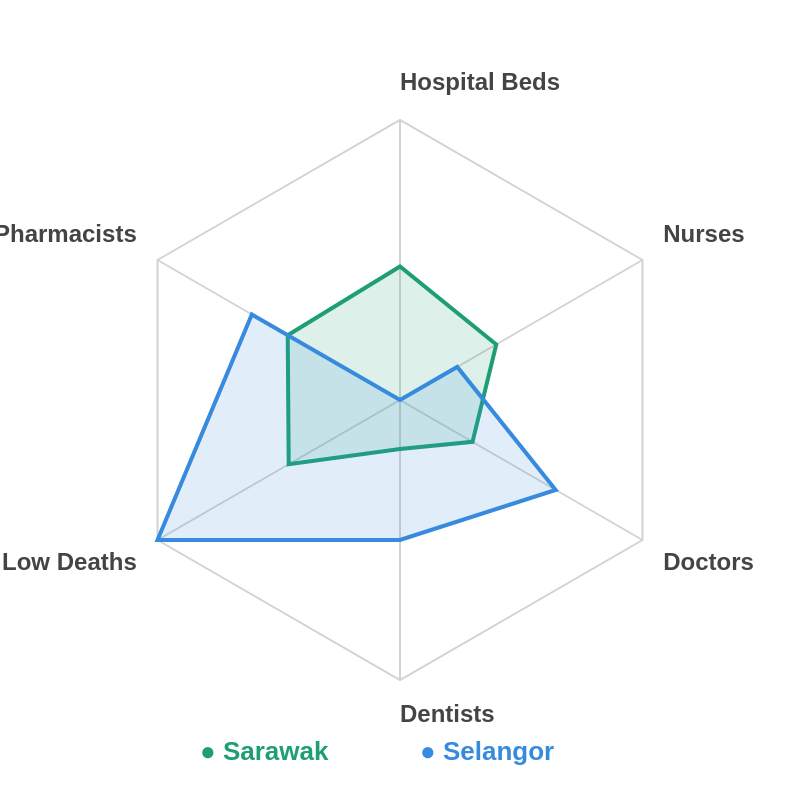

Vega-Lite specification for this chart:
### Vega specification from a JSON file in a GitHub repository (floating-point values rounded to 4 significant figures)
{"$schema": "https://vega.github.io/schema/vega/v6.json", "width": 400, "height": 400, "padding": 60, "autosize": {"type": "none", "contains": "padding"}, "signals": [{"name": "radius", "update": "width / 2"}], "data": [{"name": "table", "values": [{"key": "Pharmacists", "value": 0.463, "category": 0}, {"key": "Hospital Beds", "value": 0.477, "category": 0}, {"key": "Nurses", "value": 0.397, "category": 0}, {"key": "Doctors", "value": 0.299, "category": 0}, {"key": "Dentists", "value": 0.175, "category": 0}, {"key": "Low Deaths", "value": 0.459, "category": 0}, {"key": "Pharmacists", "value": 0.611, "category": 1}, {"key": "Hospital Beds", "value": 0.0, "category": 1}, {"key": "Nurses", "value": 0.236, "category": 1}, {"key": "Doctors", "value": 0.642, "category": 1}, {"key": "Dentists", "value": 0.5, "category": 1}, {"key": "Low Deaths", "value": 1.0, "category": 1}]}, {"name": "keys", "source": "table", "transform": [{"type": "aggregate", "groupby": ["key"]}]}], "scales": [{"name": "angular", "type": "point", "range": {"signal": "[-PI, PI]"}, "padding": 0.5, "domain": {"data": "table", "field": "key"}}, {"name": "radial", "type": "linear", "range": {"signal": "[0, radius]"}, "zero": true, "nice": false, "domain": [0, 1], "domainMin": 0}, {"name": "color", "type": "ordinal", "domain": [0, 1], "range": ["#1D9E75", "#378ADD"]}], "encode": {"enter": {"x": {"signal": "radius"}, "y": {"signal": "radius"}}}, "marks": [{"type": "group", "name": "categories", "zindex": 1, "from": {"facet": {"data": "table", "name": "facet", "groupby": ["category"]}}, "marks": [{"type": "line", "name": "category-line", "from": {"data": "facet"}, "encode": {"enter": {"interpolate": {"value": "linear-closed"}, "x": {"signal": "scale('radial', datum.value) * cos(scale('angular', datum.key))"}, "y": {"signal": "scale('radial', datum.value) * sin(scale('angular', datum.key))"}, "stroke": {"scale": "color", "field": "category"}, "strokeWidth": {"value": 2}, "fill": {"scale": "color", "field": "category"}, "fillOpacity": {"value": 0.15}}}}]}, {"type": "rule", "name": "radial-grid", "from": {"data": "keys"}, "zindex": 0, "encode": {"enter": {"x": {"value": 0}, "y": {"value": 0}, "x2": {"signal": "radius * cos(scale('angular', datum.key))"}, "y2": {"signal": "radius * sin(scale('angular', datum.key))"}, "stroke": {"value": "lightgray"}, "strokeWidth": {"value": 1}}}}, {"type": "text", "name": "key-label", "from": {"data": "keys"}, "zindex": 1, "encode": {"enter": {"x": {"signal": "(radius + 12) * cos(scale('angular', datum.key))"}, "y": {"signal": "(radius + 12) * sin(scale('angular', datum.key))"}, "text": {"field": "key"}, "align": [{"test": "abs(scale('angular', datum.key)) > PI / 2", "value": "right"}, {"value": "left"}], "baseline": [{"test": "scale('angular', datum.key) > 0", "value": "top"}, {"test": "scale('angular', datum.key) == 0", "value": "middle"}, {"value": "bottom"}], "fill": {"value": "#444444"}, "fontSize": {"value": 12}, "fontWeight": {"value": "bold"}}}}, {"type": "line", "name": "outer-line", "from": {"data": "radial-grid"}, "encode": {"enter": {"interpolate": {"value": "linear-closed"}, "x": {"field": "x2"}, "y": {"field": "y2"}, "stroke": {"value": "lightgray"}, "strokeWidth": {"value": 1}}}}, {"type": "text", "encode": {"enter": {"x": {"value": -100}, "y": {"signal": "radius + 40"}, "text": {"value": "● Sarawak"}, "fill": {"value": "#1D9E75"}, "fontSize": {"value": 13}, "fontWeight": {"value": "bold"}}}}, {"type": "text", "encode": {"enter": {"x": {"value": 10}, "y": {"signal": "radius + 40"}, "text": {"value": "● Selangor"}, "fill": {"value": "#378ADD"}, "fontSize": {"value": 13}, "fontWeight": {"value": "bold"}}}}]}
